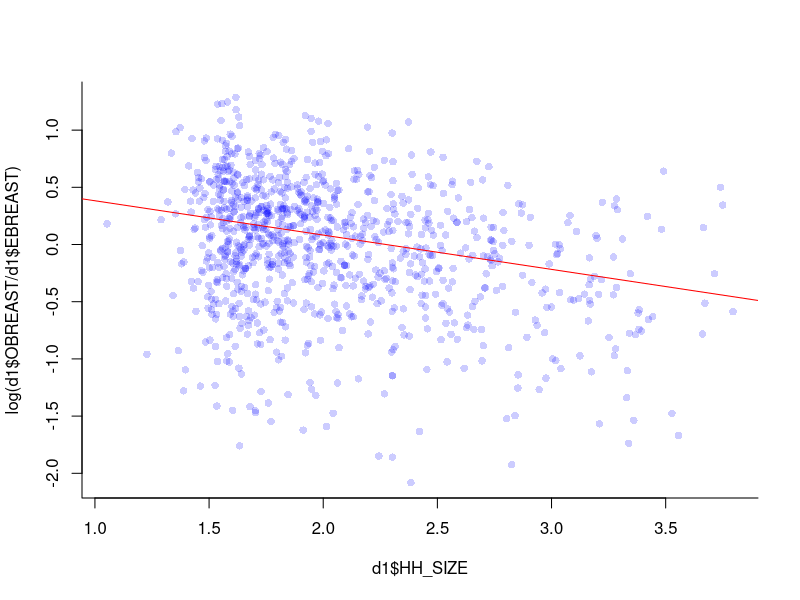
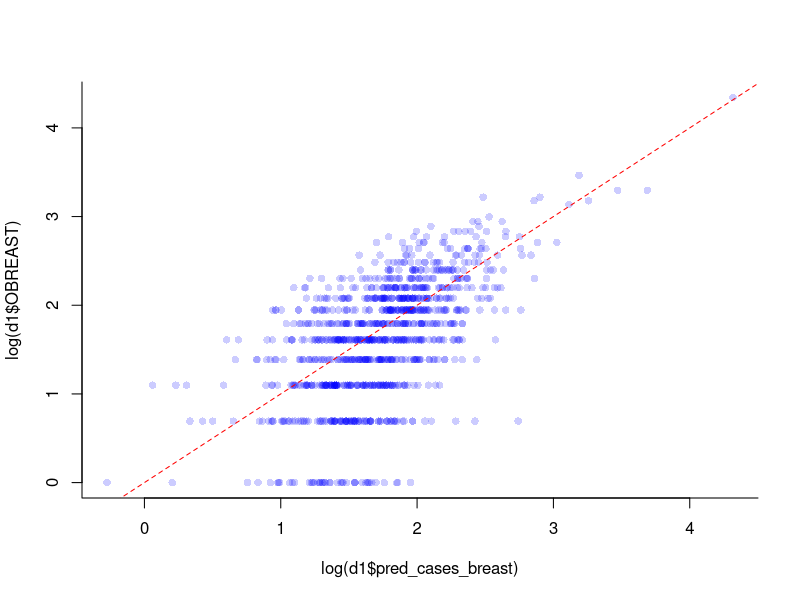
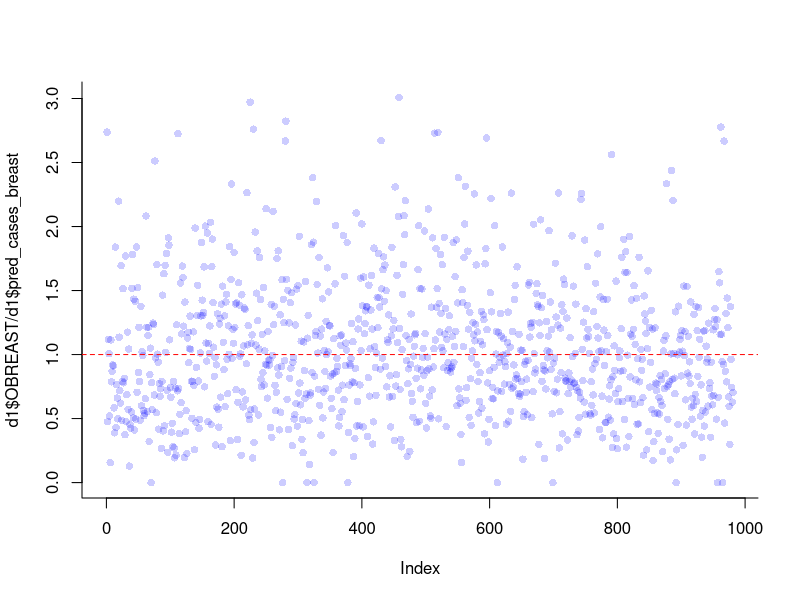

Write the R code that produced these figures, in order.
#############################################
# SaTScan analysis for NY leukemia data
#############################################

#read in data
d1<-read.csv("./Data/MANHATTAN SUBSET CANCER.csv")

#run Poisson regression where outcome is observed cases in each census block, predictor is household size, offset is e_breast (age/sex adjusted expected cases)

mod1<-glm(OBREAST~HH_SIZE, 
          family="poisson", 
          offset=log(EBREAST), #Denominator that adjusts for Age/sex distribution 
          data=d1) #Fit model


summary(mod1) #Summarize output

#Generate fitted values
d1$pred_cases_breast<-predict(mod1, newdata=d1, type="response")

trans.blue<- rgb(0,0,1, alpha=0.2)
#Compare values adjusted with EBREAT vs our model fit
plot(d1$HH_SIZE, log(d1$OBREAST/d1$EBREAST), bty='l', pch=16, col=trans.blue) #Plot RR for adjusting for age/sex vs RR when adjusting for age/sex/SES
abline(a=0.6823, b=-0.30, col='red')

#Observed vs expected
plot(log(d1$pred_cases_breast), log(d1$OBREAST), bty='l', pch=16, col=trans.blue) #Plot RR for adjusting for age/sex vs RR when adjusting for age/sex/SES
abline(a=0, b=1, col='red', lty=2)

#Residuals
plot(d1$OBREAST/d1$pred_cases_breast, bty='l', pch=16, col=trans.blue)
abline(h=1, lty=2, col='red')

write.csv(d1,'./Data/MANHATTAN SUBSET CANCER adj.csv')

# ## Make a map of the adjusted incidence
# library(sf)
# my_spdf <- read_sf( 
#   dsn= "./Data/NYC shape/" , 
#   layer="geo_export_8ed29200-00aa-463a-9102-87f837197278",
#   verbose=FALSE
# )

